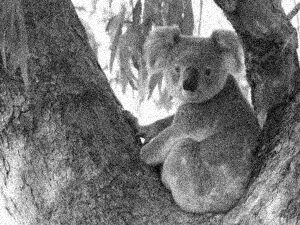
#> input picture noisekoala.jpeg, 300 x 225 px, given in place of against_the_light.png, which was not available
$ jupyter execute --allow-errors HappymonkAI.ipynb
#> lines starting #> are read from the running program, lines starting #| are printed output that depends on the picture; pictures that were not available may be replaced by others from this repository, and a replacement may not be noted
[cell 1]
import numpy as np
import matplotlib.pyplot as plt
from skimage.io import imread, imshow
from skimage.color import rgb2hsv, rgb2gray, rgb2yuv
from skimage import color, exposure, transform
from skimage.exposure import equalize_hist

[cell 2]
dark_image = imread('against_the_light.png')
#> dark_image is the input picture: shape (225, 300); min 0, max 255, mean 115.6

[cell 3]
dark_image_grey = rgb2gray(dark_image)
plt.figure(num=None, figsize=(8, 6), dpi=80)
plt.imshow(dark_image_grey, cmap='gray')

[cell 4]
dark_image_grey_fourier = np.fft.fftshift(np.fft.fft2(dark_image_grey))
plt.figure(num=None, figsize=(8, 6), dpi=80)
plt.imshow(np.log(abs(dark_image_grey_fourier)), cmap='gray')
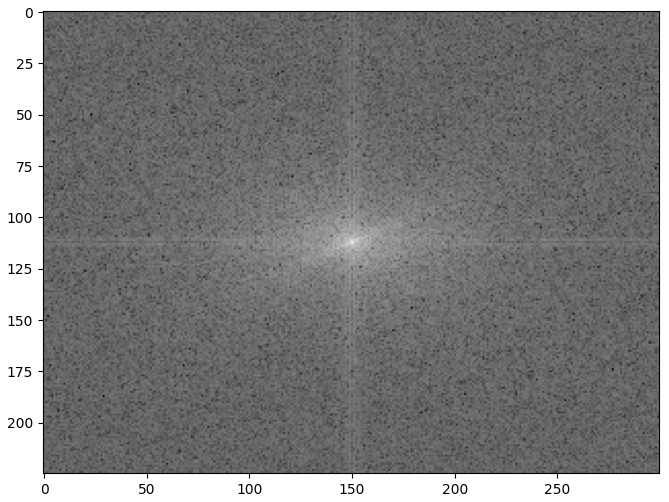
#> figure drawn by matplotlib, 1 panel

[cell 5]
def fourier_masker_ver(image, i):
    f_size = 15
    dark_image_grey_fourier = np.fft.fftshift(np.fft.fft2(rgb2gray(image)))
    dark_image_grey_fourier[:225, 235:240] = i
    dark_image_grey_fourier[-225:,235:240] = i
    fig, ax = plt.subplots(1,3,figsize=(15,15))
    ax[0].imshow(np.log(abs(dark_image_grey_fourier)), cmap='gray')
    ax[0].set_title('Masked Fourier', fontsize = f_size)
    ax[1].imshow(rgb2gray(image), cmap = 'gray')
    ax[1].set_title('Greyscale Image', fontsize = f_size);
    ax[2].imshow(abs(np.fft.ifft2(dark_image_grey_fourier)), cmap='gray')
    ax[2].set_title('Transformed Greyscale Image', fontsize = f_size)

[cell 6]
fourier_masker_ver(dark_image, 1)
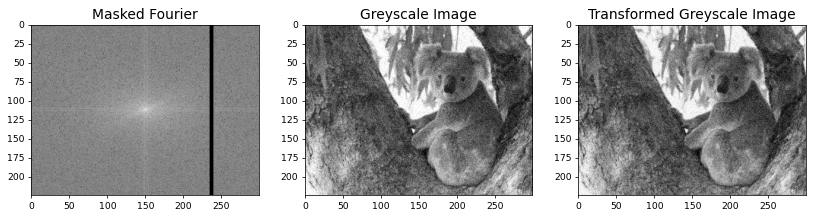
#> figure drawn by matplotlib, 3 panels

[cell 7]
def fourier_masker_hor(image, i):
    f_size = 15
    dark_image_grey_fourier =np.fft.fftshift(np.fft.fft2(rgb2gray(image)))
    dark_image_grey_fourier[235:240, :230] = i
    dark_image_grey_fourier[235:240,-230:] = i
    fig, ax = plt.subplots(1,3,figsize=(15,15))
    ax[0].imshow(np.log(abs(dark_image_grey_fourier)), cmap='gray')
    ax[0].set_title('Masked Fourier', fontsize = f_size)
    ax[1].imshow(rgb2gray(image), cmap = 'gray')
    ax[1].set_title('Greyscale Image', fontsize = f_size);
    ax[2].imshow(abs(np.fft.ifft2(dark_image_grey_fourier)),cmap='gray')
    ax[2].set_title('Transformed Greyscale Image', fontsize = f_size)

fourier_masker_hor(dark_image, 1)
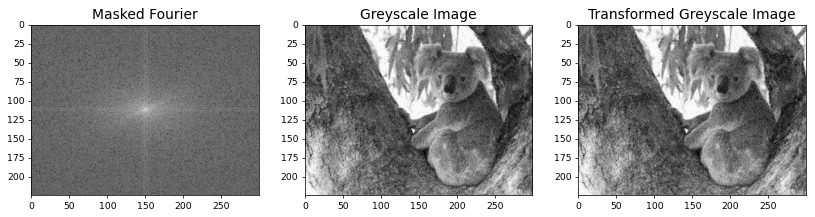
#> figure drawn by matplotlib, 3 panels

[cell 8]
def fourier_iterator(image, value_list):
    for i in value_list:
        fourier_masker_ver(image, i)

fourier_iterator(dark_image, [0.001, 1, 100])
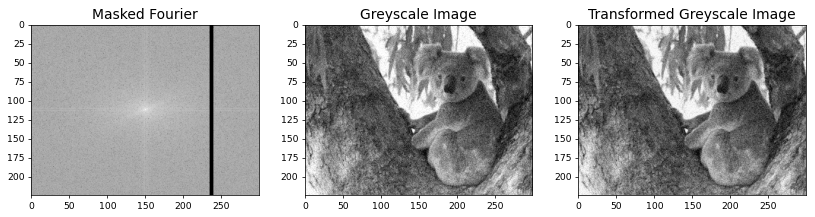
#> figure drawn by matplotlib, 3 panels
